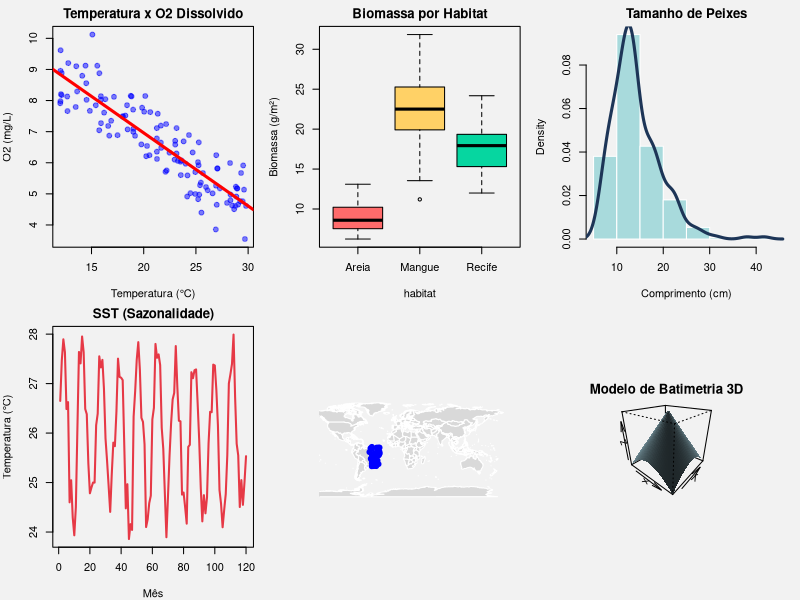
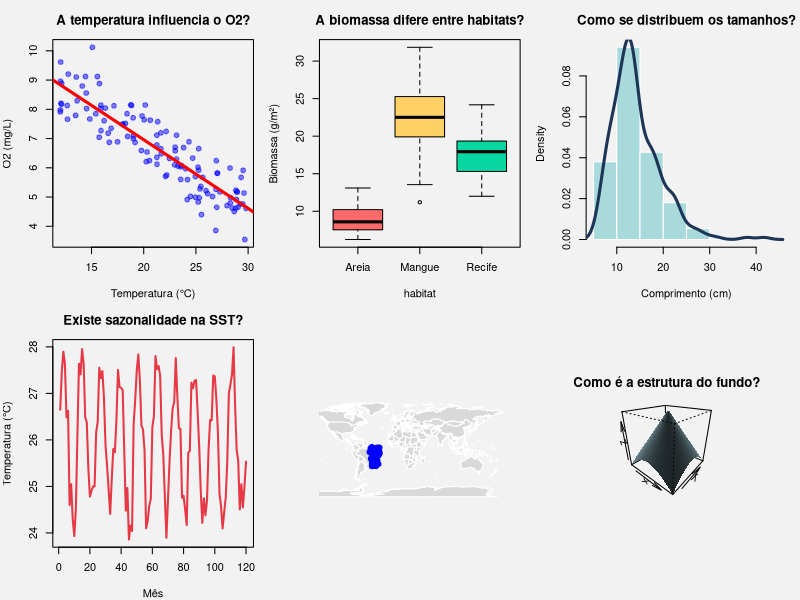
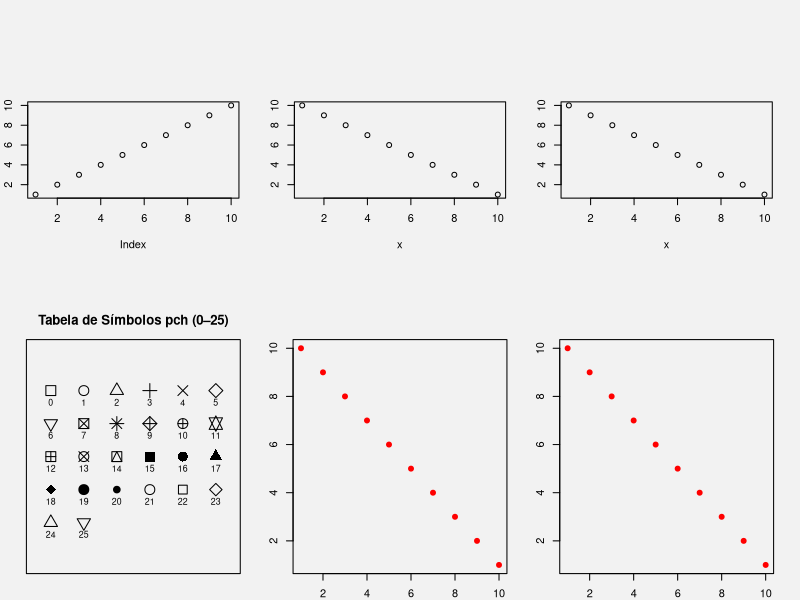
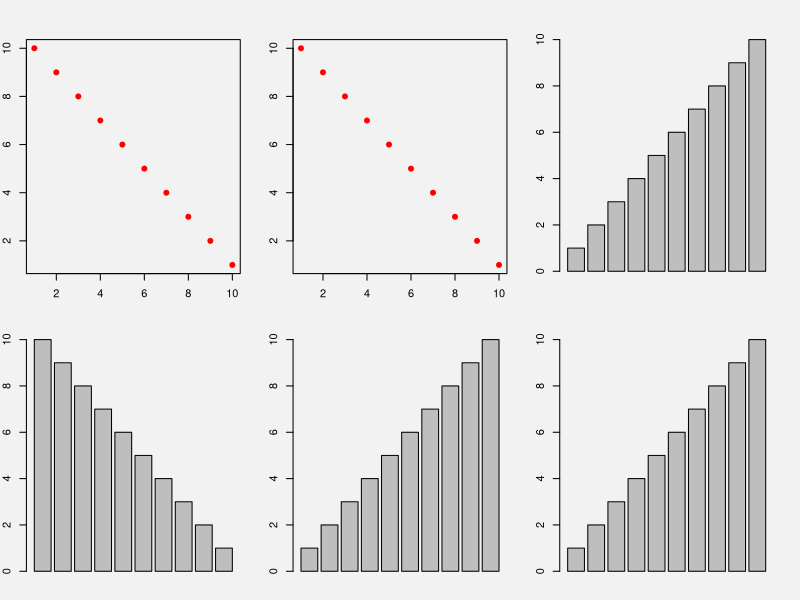
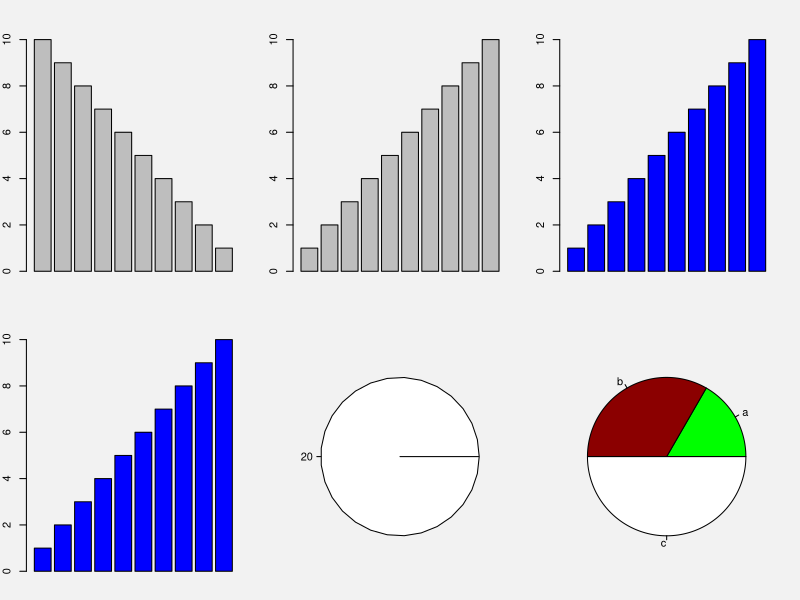
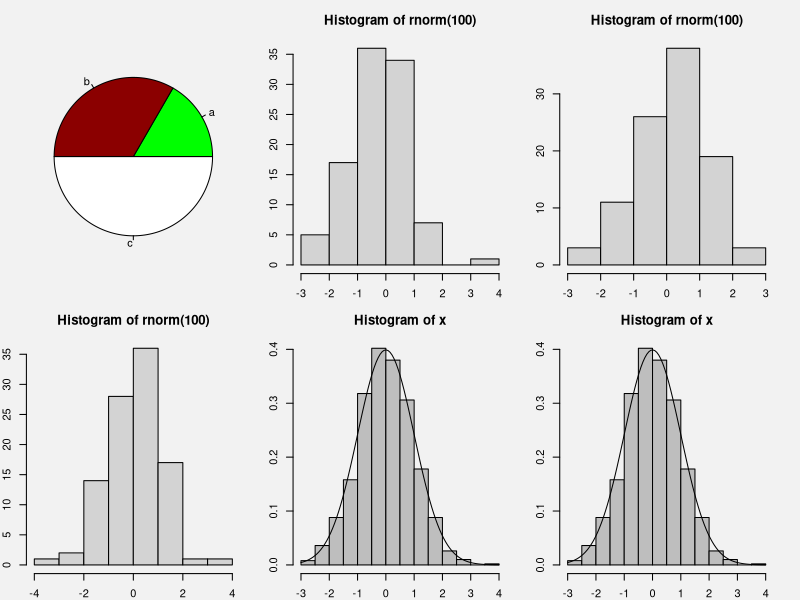
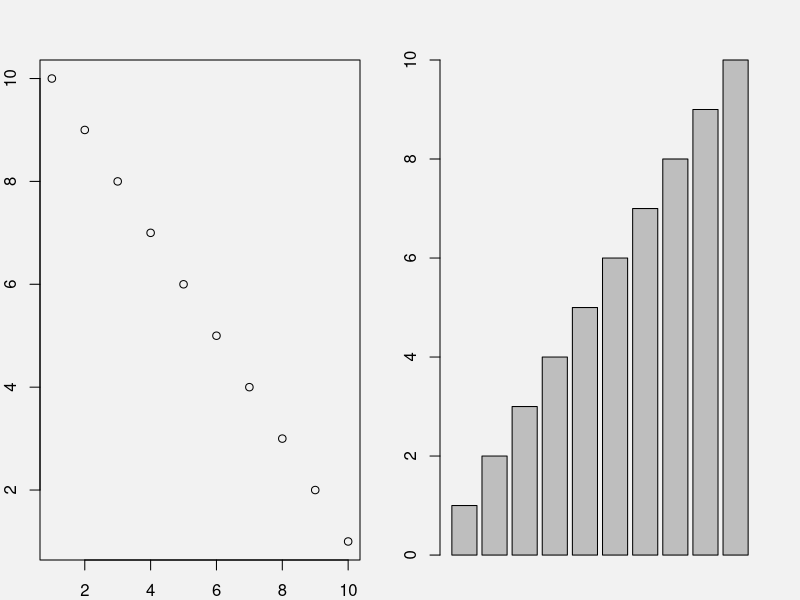
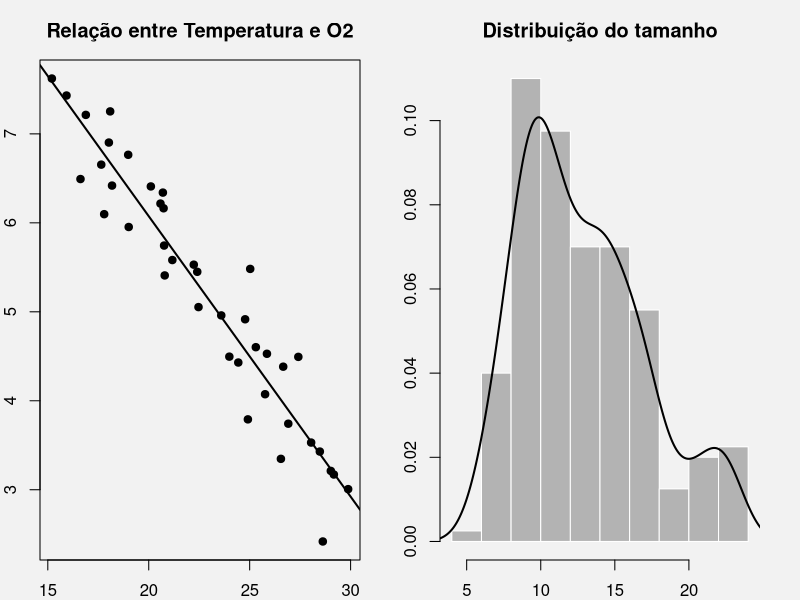

These charts were generated, in order, by the following R code:
## ---- chunk 1
#| echo: false
#| output: true

par(mfrow = c(2,3),
    mar = c(4,4,2,1),
    bg = "gray95")

set.seed(42)

# 1) Temperatura x Oxigênio Dissolvido (Regressão)
temp <- runif(120, 12, 30)
ox <- 12 - 0.25*temp + rnorm(120, 0, 0.7)

plot(temp, ox,
     pch = 19,
     col = rgb(0,0,1,0.5),
     main = "Temperatura x O2 Dissolvido",
     xlab = "Temperatura (°C)",
     ylab = "O2 (mg/L)")
abline(lm(ox ~ temp),
       col = "red",
       lwd = 3)



# 2) Biomassa por Habitat
habitat <- rep(c("Recife", "Areia", "Mangue"), each = 40)
biomassa <- c(rnorm(40, 18, 3),
              rnorm(40, 9, 2),
              rnorm(40, 22, 4))

boxplot(biomassa ~ habitat,
        col = c("#FF6B6B","#FFD166","#06D6A0"),
        main = "Biomassa por Habitat",
        ylab = "Biomassa (g/m²)")



# 3) Distribuição de Tamanho de Peixes (Log-normal)
tamanho <- rlnorm(300, 2.6, 0.35)

hist(tamanho,
     probability = TRUE,
     col = "#A8DADC",
     border = "white",
     main = "Tamanho de Peixes",
     xlab = "Comprimento (cm)")
lines(density(tamanho),
      col = "#1D3557",
      lwd = 3)



# 4) Série Temporal – Temperatura Superficial do Mar
mes <- 1:120
sst <- 26 + 1.5*sin(mes/12*2*pi) + rnorm(120,0,0.4)

plot(mes, sst,
     type = "l",
     lwd = 2,
     col = "#E63946",
     main = "SST (Sazonalidade)",
     xlab = "Mês",
     ylab = "Temperatura (°C)")



# 5) Mapa – Pontos de Amostragem Costeiros
library(maps)

map("world",
    fill = TRUE,
    col = "gray85",
    border = "white",
    main = "Pontos de Amostragem")

lon <- runif(40, -50, -30)
lat <- runif(40, -30, 5)

points(lon, lat,
       col = "blue",
       pch = 19)



# 6) Superfície 3D – Batimetria Simulada
x <- seq(-8, 8, length = 40)
y <- seq(-8, 8, length = 40)
z <- outer(x, y, function(x,y) -sqrt(x^2 + y^2))

persp(x, y, z,
      theta = 40,
      phi = 25,
      col = "lightblue",
      shade = 0.7,
      border = NA,
      main = "Modelo de Batimetria 3D")

## ---- chunk 2
#| echo: false
#| output: true

par(mfrow = c(2,3),
    mar = c(4,4,3,1),
    bg = "gray95")

set.seed(42)

# 1) A temperatura influencia o oxigênio dissolvido?
temp <- runif(120, 12, 30)
ox <- 12 - 0.25*temp + rnorm(120, 0, 0.7)

plot(temp, ox,
     pch = 19,
     col = rgb(0,0,1,0.5),
     main = "A temperatura influencia o O2?",
     xlab = "Temperatura (°C)",
     ylab = "O2 (mg/L)")
abline(lm(ox ~ temp),
       col = "red",
       lwd = 3)



# 2) A biomassa difere entre habitats?
habitat <- rep(c("Recife", "Areia", "Mangue"), each = 40)
biomassa <- c(rnorm(40, 18, 3),
              rnorm(40, 9, 2),
              rnorm(40, 22, 4))

boxplot(biomassa ~ habitat,
        col = c("#FF6B6B","#FFD166","#06D6A0"),
        main = "A biomassa difere entre habitats?",
        ylab = "Biomassa (g/m²)")



# 3) Como é a distribuição do tamanho dos peixes?
tamanho <- rlnorm(300, 2.6, 0.35)

hist(tamanho,
     probability = TRUE,
     col = "#A8DADC",
     border = "white",
     main = "Como se distribuem os tamanhos?",
     xlab = "Comprimento (cm)")
lines(density(tamanho),
      col = "#1D3557",
      lwd = 3)



# 4) Existe sazonalidade na temperatura superficial?
mes <- 1:120
sst <- 26 + 1.5*sin(mes/12*2*pi) + rnorm(120,0,0.4)

plot(mes, sst,
     type = "l",
     lwd = 2,
     col = "#E63946",
     main = "Existe sazonalidade na SST?",
     xlab = "Mês",
     ylab = "Temperatura (°C)")



# 5) Onde estão os pontos de amostragem?
library(maps)

map("world",
    fill = TRUE,
    col = "gray85",
    border = "white",
    main = "Onde estão os pontos amostrados?")

lon <- runif(40, -50, -30)
lat <- runif(40, -30, 5)

points(lon, lat,
       col = "blue",
       pch = 19)



# 6) Como é a estrutura do fundo marinho?
x <- seq(-8, 8, length = 40)
y <- seq(-8, 8, length = 40)
z <- outer(x, y, function(x,y) -sqrt(x^2 + y^2))

persp(x, y, z,
      theta = 40,
      phi = 25,
      col = "lightblue",
      shade = 0.7,
      border = NA,
      main = "Como é a estrutura do fundo?")

## ---- chunk 3
#| echo: true
#| output: false

#Forma mais simples de plotar um gráfico
plot(1:10)

## ---- chunk 4
#| echo: true
#| output: false

#Podemos plotar uma variável 
##contra a outra
x <- c(1:10)
y <- c(10:1)
plot(x,y)
## ---- chunk 5
#| echo: false
#| output: true
#| fig-width: 8
#| fig-height: 8
#| out-width: 100%


plot(x,y)
## ---- chunk 6
#| echo: false
#| output: true
#| fig-width: 8
#| fig-height: 8
#| out-width: 100%

par(mar = c(2,2,3,2))

# Define grade 6 x 5
n_col <- 6
n_row <- 5

plot(0, 0,
     type = "n",
     xlim = c(0.5, n_col + 0.5),
     ylim = c(0.5, n_row + 0.5),
     xaxt = "n",
     yaxt = "n",
     xlab = "",
     ylab = "",
     asp = 1,
     main = "Tabela de Símbolos pch (0–25)")

# Desenha grade (opcional, mas ajuda visualmente)
#abline(h = 1:n_row + 0.5, col = "gray90")
#abline(v = 1:n_col + 0.5, col = "gray90")

k <- 0
for (row in n_row:1) {
  for (col in 1:n_col) {
    if (k <= 25) {
      points(col, row, pch = k, cex = 2)
      text(col, row - 0.35, labels = k, cex = 0.8)
      k <- k + 1
    }
  }
}

## ---- chunk 7
#| echo: true
#| output: false

plot(x,
  y,
  pch = 19,
  col = "red")

## ---- chunk 8
#| echo: true
#| output: false

plot(x,  y,  pch = 19,  col = "red")

## ---- chunk 9
#| echo: true
#| output: true
#| fig-width: 6
#| fig-height: 4

plot(x,
  y,
  pch = 19,
  col = "red")

## ---- chunk 10
#| echo: true
#| output: true
#| fig-width: 6
#| fig-height: 4

plot(x,  y,  pch = 19,  col = "red")

## ---- chunk 11
#| echo: true
#| output: false

barplot(x)
barplot(y)

## ---- chunk 12
#| echo: false
#| output: true
#| fig-width: 6
#| fig-height: 6

barplot(x)

## ---- chunk 13
#| echo: true
#| output: false

barplot(x)
barplot(y)

## ---- chunk 14
#| echo: false
#| output: true
#| fig-width: 6
#| fig-height: 6

barplot(x)

## ---- chunk 15
#| echo: true
#| output: false

barplot(x, xlab = "Eixo x", ylab = "Eixo y", col = "blue")

## ---- chunk 16
#| echo: false
#| output: true
#| fig-width: 6
#| fig-height: 6

barplot(x, xlab = "Eixo x", ylab = "Eixo y", col = "blue")

## ---- chunk 17
#| echo: true
#| output: false

pie(10, 20, 30)

# podemos dar nomes

pizza <- c(10, 20, 30)
names(pizza) <- c("a", "b", "c")
pie(pizza, col = c("green", "darkred", "white"))

## ---- chunk 18
#| echo: false
#| output: true
#| fig-width: 6
#| fig-height: 6

pie(pizza, col = c("green", "darkred", "white"))
## ---- chunk 19
#| echo: true
#| output: false

hist(rnorm(100))



## ---- chunk 20
#| echo: false
#| output: true
#| fig-width: 6
#| fig-height: 6

hist(rnorm(100))
## ---- chunk 21
#| echo: true
#| output: false

hist(rnorm(100))

# podemos adicionar a curva normal

x <- rnorm(1000)
hist(x, col = "gray", freq = F)
curve(dnorm(x), add = T)

## ---- chunk 22
#| echo: false
#| output: true
#| fig-width: 6
#| fig-height: 6

hist(x, col = "gray", freq = F)
curve(dnorm(x), add = T)

## ---- chunk 23
#| echo: true
#| output: false

par(mfrow = c(1,2))
x <- 1:10
plot(x,y)
barplot(x)

# Abra a ajuda para verificar outros parâmetros
## ---- chunk 24
set.seed(1)

temp <- runif(40, 15, 30)
ox <- 12 - 0.3*temp + rnorm(40, 0, 0.5)

plot(temp, ox,
     pch = 19,
     col = "black",
     xlab = "Temperatura (°C)",
     ylab = "O2 (mg/L)",
     main = "Relação entre Temperatura e O2")

abline(lm(ox ~ temp), lwd = 2)
## ---- chunk 25
set.seed(2)

tamanho <- rlnorm(200, 2.5, 0.3)

hist(tamanho,
     probability = TRUE,
     col = "gray70",
     border = "white",
     xlab = "Comprimento (cm)",
     main = "Distribuição do tamanho")

lines(density(tamanho), lwd = 2)
## ---- chunk 26
set.seed(3)

habitat <- rep(c("Recife","Areia","Mangue"), each = 40)

biomassa <- c(rnorm(40, 18, 3),
              rnorm(40, 10, 2),
              rnorm(40, 22, 4))

boxplot(biomassa ~ habitat,
        col = "white",
        border = "black",
        ylab = "Biomassa (g/m²)",
        main = "Comparação entre habitats")
## ---- chunk 27
freq <- table(habitat)

barplot(freq,
        col = "gray70",
        ylab = "Frequência",
        main = "Número de indivíduos por habitat")
## ---- chunk 28
set.seed(4)

trat <- rep(c("Controle","Nutriente","Impacto"), each = 50)

tamanho2 <- c(rnorm(50, 18, 2),
              rnorm(50, 22, 2),
              rnorm(50, 15, 2))

boxplot(tamanho2 ~ trat,
        col = "white",
        border = "black",
        ylab = "Comprimento (cm)",
        main = "Tamanho por tratamento")

modelo <- aov(tamanho2 ~ trat)
summary(modelo)
## ---- chunk 29
modelo_lm <- lm(ox ~ temp)

par(mfrow = c(2,2))
plot(modelo_lm)
